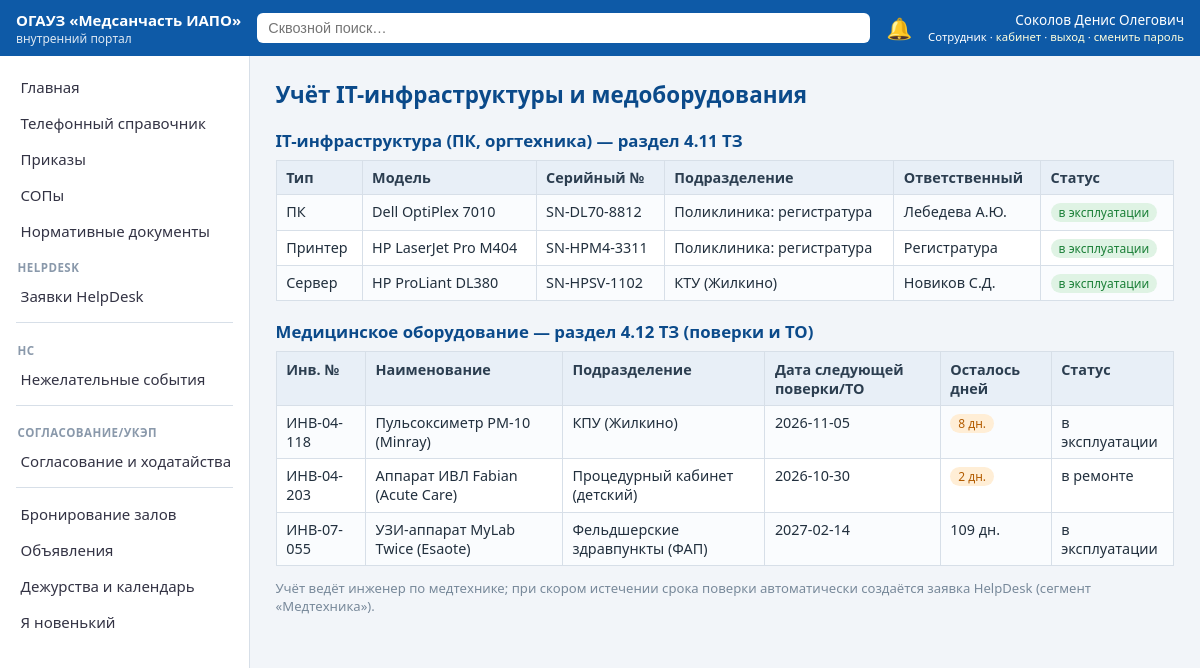
/assets (signed in), run on the app's committed database.
### tables this page shows
CREATE TABLE users(
  id INTEGER PRIMARY KEY, fio TEXT, dept_id INTEGER REFERENCES departments(id),
  position TEXT, email TEXT, role_key TEXT REFERENCES roles(key),
  username TEXT UNIQUE, pw_hash TEXT, salt TEXT, must_change_pw INTEGER DEFAULT 0,
  active INTEGER DEFAULT 1, birth_month_day TEXT);

CREATE TABLE pc_asset(id INTEGER PRIMARY KEY, type TEXT, model TEXT, serial TEXT,
  dept_id INTEGER, responsible TEXT, status TEXT);

CREATE TABLE departments(id INTEGER PRIMARY KEY, block_id INTEGER REFERENCES blocks(id), name TEXT);

CREATE TABLE med_equipment(id INTEGER PRIMARY KEY, inv_num TEXT, name TEXT, dept_id INTEGER,
  verification_date TEXT, status TEXT);

### app.py (the view)
@app.get("/assets", response_class=HTMLResponse)
def assets(request: Request):
    u = current_user(request)
    if not u:
        return RedirectResponse("/login", status_code=302)
    con = get_db()
    pcs = con.execute("""SELECT p.*, d.name dept_name FROM pc_asset p LEFT JOIN departments d ON d.id=p.dept_id""").fetchall()
    eq = con.execute("""SELECT e.*, d.name dept_name, CAST(julianday(e.verification_date)-julianday(?) AS INT) vdays
                        FROM med_equipment e LEFT JOIN departments d ON d.id=e.dept_id""", (str(TODAY),)).fetchall()
    con.close()
    return ctx(request, pcs=pcs, equipment=eq, template="assets.html", section="Учёт IT-инфраструктуры и медоборудования")

### templates/assets.html
{% extends "base.html" %}
{% block body %}
<h2>IT-инфраструктура (ПК, оргтехника) — раздел 4.11 ТЗ</h2>
<table><tr><th>Тип</th><th>Модель</th><th>Серийный №</th><th>Подразделение</th><th>Ответственный</th><th>Статус</th></tr>
{% for p in pcs %}<tr><td>{{ p['type'] }}</td><td>{{ p['model'] }}</td><td>{{ p['serial'] }}</td>
  <td>{{ p['dept_name'] or '—' }}</td><td>{{ p['responsible'] }}</td>
  <td><span class="tag {{ 'green' if p['status']=='в эксплуатации' else ('orange' if p['status'] else '') }}">{{ p['status'] }}</span></td></tr>
{% else %}<tr><td colspan="6" class="muted">Нет данных.</td></tr>{% endfor %}</table>
<h2>Медицинское оборудование — раздел 4.12 ТЗ (поверки и ТО)</h2>
<table><tr><th>Инв. №</th><th>Наименование</th><th>Подразделение</th><th>Дата следующей поверки/ТО</th><th>Осталось дней</th><th>Статус</th></tr>
{% for e in equipment %}<tr><td>{{ e['inv_num'] }}</td><td>{{ e['name'] }}</td><td>{{ e['dept_name'] or '—' }}</td>
  <td>{{ e['verification_date'] }}</td>
  <td>{% if e['vdays'] is not none and e['vdays'] < 0 %}<span class="tag red">просрочено {{ -e['vdays'] }} дн.</span>
      {% elif e['vdays'] is not none and e['vdays'] <= 30 %}<span class="tag orange">{{ e['vdays'] }} дн.</span>
      {% else %}{{ e['vdays'] }} дн.{% endif %}</td>
  <td>{{ e['status'] }}</td></tr>
{% else %}<tr><td colspan="6" class="muted">Нет данных.</td></tr>{% endfor %}</table>
<p class="muted">Учёт ведёт инженер по медтехнике; при скором истечении срока поверки автоматически создаётся заявка HelpDesk (сегмент «Медтехника»).</p>
{% endblock %}

### templates/base.html (shortened to what this page needs)
<!doctype html>
<html lang="ru">
<head>
<link rel="stylesheet" href="/static/style.css">
</head>
<body>
{% if user %}
<header class="topbar">
  <div class="brand"><a href="/" style="color:#fff;text-decoration:none">ОГАУЗ «Медсанчасть&nbsp;ИАПО»</a> <span>внутренний портал</span></div>
  <form action="/search" method="get" class="searchbox">
    <input name="q" placeholder="Сквозной поиск…" value="{{ q or '' }}">
  </form>
  <a class="bell" href="/notifications" title="Уведомления">🔔{% if unread %}<span class="badge">{{ unread }}</span>{% endif %}</a>
  <div class="who">{{ user['fio'] }}<br><small>{{ role_names.get(user['role_key'], user['role_key']) }} · <a href="/dashboard">кабинет</a> · <a href="/logout">выход</a> · <a href="/change-password">сменить пароль</a></small></div>
</header>
<div class="layout">
  <nav class="side" id="side">
    {% set rv = role_vis.get(user['role_key'], []) %}
    {% set ns_ = namespace(group="") %}
    {% for need_role, title, url in menu %}
      {% set allowed = (need_role == "") or ('*' in rv) or (need_role in rv) %}
      {% if allowed %}
        {% if need_role != ns_.group %}
          {% if ns_.group %}<div class="navsep"></div>{% endif %}
          {% set ns_.group = need_role %}
          {% if need_role %}<div class="navgroup">{{ need_role }}</div>{% endif %}
        {% endif %}
        <a href="{{ url }}" class="{{ 'active' if request.url.path == url }}">{{ title }}</a>
      {% endif %}
    {% endfor %}
  </nav>
  <main class="content">
    <h1>{{ section }}</h1>
    {% block body %}{% endblock %}
  </main>
</div>
{% else %}
<main style="padding:2rem">{% block anon %}{% endblock %}</main>
{% endif %}
</body>
</html>

### static/style.css (style rules this page uses)
:root { --c1:#0e5aa7;--c2:#0b4a8a;--bg:#f2f5f9;--line:#d7dfe8;--ok:#1a7f37;--warn:#b35c00;--err:#c0392b }
* { box-sizing:border-box }
body { margin:0;font-family:'Segoe UI',Roboto,Arial,sans-serif;background:var(--bg);color:#22303e;font-size:15px }
a { color:var(--c1);text-decoration:none }
.topbar { display:flex;align-items:center;gap:1rem;background:var(--c1);color:#fff;padding:.6rem 1rem;position:sticky;top:0;z-index:10 }
.topbar a { color:#ffd }
.brand { font-weight:600 }
.brand span { display:block;font-weight:400;font-size:.75rem;opacity:.85 }
.searchbox { flex:1;display:flex }
.searchbox input { width:100%;padding:.45rem .7rem;border-radius:6px;border:0;font-size:.9rem }
.bell { position:relative;font-size:1.3rem;text-decoration:none }
.who { font-size:.85rem;text-align:right;line-height:1.2 }
.layout { display:flex;min-height:calc(100vh - 60px) }
.side { width:250px;background:#fff;border-right:1px solid var(--line);padding:.8rem 0;flex-shrink:0 }
.side a { display:block;padding:.5rem 1.1rem;color:#334;border-left:3px solid transparent }
.content { flex:1;padding:1.2rem 1.6rem;max-width:1200px }
h1 { margin:.2rem 0 1rem;font-size:1.4rem;color:var(--c2) }
h2 { font-size:1.05rem;color:var(--c2);margin:1.2rem 0 .5rem }
table { border-collapse:collapse;width:100%;background:#fff;font-size:.9rem }
th,td { border:1px solid var(--line);padding:.45rem .6rem;text-align:left;vertical-align:top }
th { background:#e8eff7;color:#2c3e50 }
tr:nth-child(even) td { background:#fafcfe }
.tag { display:inline-block;padding:1px 8px;border-radius:10px;font-size:.75rem;background:#e2ecf7;color:var(--c2) }
.tag.green { background:#dff3e4;color:var(--ok) }
.tag.orange { background:#ffeed6;color:var(--warn) }
.muted { color:#78899a;font-size:.82rem }
.navgroup { padding:.7rem 1.1rem .2rem;font-size:.72rem;text-transform:uppercase;letter-spacing:.04em;color:#8a99ab;font-weight:600 }
.navsep { border-top:1px solid var(--line);margin:.5rem 1rem }

### data on the page
users: fio "Соколов Денис Олегович", get "Сотрудник"
pc_asset: type "ПК", model "Dell OptiPlex 7010", serial "SN-DL70-8812", name "Поликлиника: регистратура", responsible "Лебедева А.Ю.", status "в эксплуатации"
pc_asset: type "Принтер", model "HP LaserJet Pro M404", serial "SN-HPM4-3311", name "Поликлиника: регистратура", responsible "Регистратура", status "в эксплуатации"
pc_asset: type "Сервер", model "HP ProLiant DL380", serial "SN-HPSV-1102", name "КТУ (Жилкино)", responsible "Новиков С.Д.", status "в эксплуатации"
med_equipment: inv_num "ИНВ-04-118", name "Пульсоксиметр PM-10 (Minray)", name "КПУ (Жилкино)", verification_date "2026-11-05", vdays "8", status "в эксплуатации"
med_equipment: inv_num "ИНВ-04-203", name "Аппарат ИВЛ Fabian (Acute Care)", name "Процедурный кабинет (детский)", verification_date "2026-10-30", vdays "2", status "в ремонте"
med_equipment: inv_num "ИНВ-07-055", name "УЗИ-аппарат MyLab Twice (Esaote)", name "Фельдшерские здравпункты (ФАП)", verification_date "2027-02-14", vdays "109", status "в эксплуатации"

### other printed values
{{ title }} "Главная" "Телефонный справочник" "Приказы" "СОПы" "Нормативные документы" "Заявки HelpDesk" "Нежелательные события" "Согласование и ходатайства" "Бронирование залов" "Объявления" "Дежурства и календарь" "Я новенький"
{{ need_role }} "HELPDESK" "НС" "СОГЛАСОВАНИЕ/УКЭП"
{{ section }} "Учёт IT-инфраструктуры и медоборудования"
